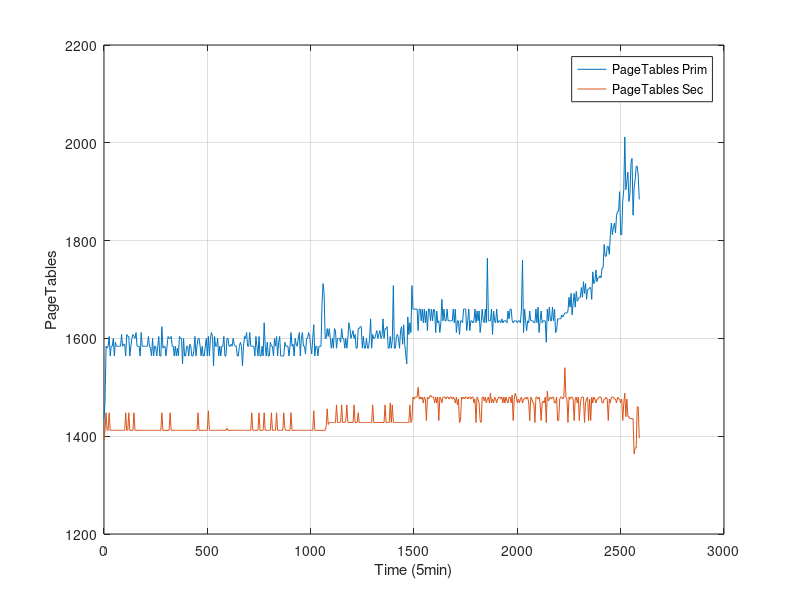

This figure's MATLAB source:
#! /usr/bin/octave -qf
fig = figure;
data = dlmread("finput.txt"," ");
data_sec = dlmread("finput_sec.txt"," ");
size(data);
size(data_sec);
set(fig, "visible", "off");

time =  data(:,1);
MemTotal =  data(:,2);
MemFree =  data(:,3);
Buffers =  data(:,4);
Cached =  data(:,5);
SwapCached =  data(:,6);
Active =  data(:,7);
Inactive =  data(:,8);
SwapTotal =  data(:,9);
SwapFree =  data(:,10);
Dirty =  data(:,11);
Writeback =  data(:,12);
AnonPages =  data(:,13);
Mapped =  data(:,14);
Slab =  data(:,15);
SReclaimable =  data(:,16);
SUnreclaim =  data(:,17);
PageTables =  data(:,18);
NFS_Unstable =  data(:,19);
Bounce =  data(:,20);
WritebackTmp =  data(:,21);
CommitLimit =  data(:,22);
Committed_AS =  data(:,23);
VmallocTotal =  data(:,24);
VmallocUsed =  data(:,25);
VmallocChunk =  data(:,26);

time_sec =  data_sec(:,1);
MemTotal_sec =  data_sec(:,2);
MemFree_sec =  data_sec(:,3);
Buffers_sec =  data_sec(:,4);
Cached_sec =  data_sec(:,5);
SwapCached_sec =  data_sec(:,6);
Active_sec =  data_sec(:,7);
Inactive_sec =  data_sec(:,8);
SwapTotal_sec =  data_sec(:,9);
SwapFree_sec =  data_sec(:,10);
Dirty_sec =  data_sec(:,11);
Writeback_sec =  data_sec(:,12);
AnonPages_sec =  data_sec(:,13);
Mapped_sec =  data_sec(:,14);
Slab_sec =  data_sec(:,15);
SReclaimable_sec =  data_sec(:,16);
SUnreclaim_sec =  data_sec(:,17);
PageTables_sec =  data_sec(:,18);
NFS_Unstable_sec =  data_sec(:,19);
Bounce_sec =  data_sec(:,20);
WritebackTmp_sec =  data_sec(:,21);
CommitLimit_sec =  data_sec(:,22);
Committed_AS_sec =  data_sec(:,23);
VmallocTotal_sec =  data_sec(:,24);
VmallocUsed_sec =  data_sec(:,25);
VmallocChunk_sec =  data_sec(:,26);


plot(time,PageTables,";PageTables Prim;",time,PageTables_sec,";PageTables Sec;"), grid

xlabel("Time (5min)");
ylabel("PageTables");
print("PageTables.png", "-dpng");


